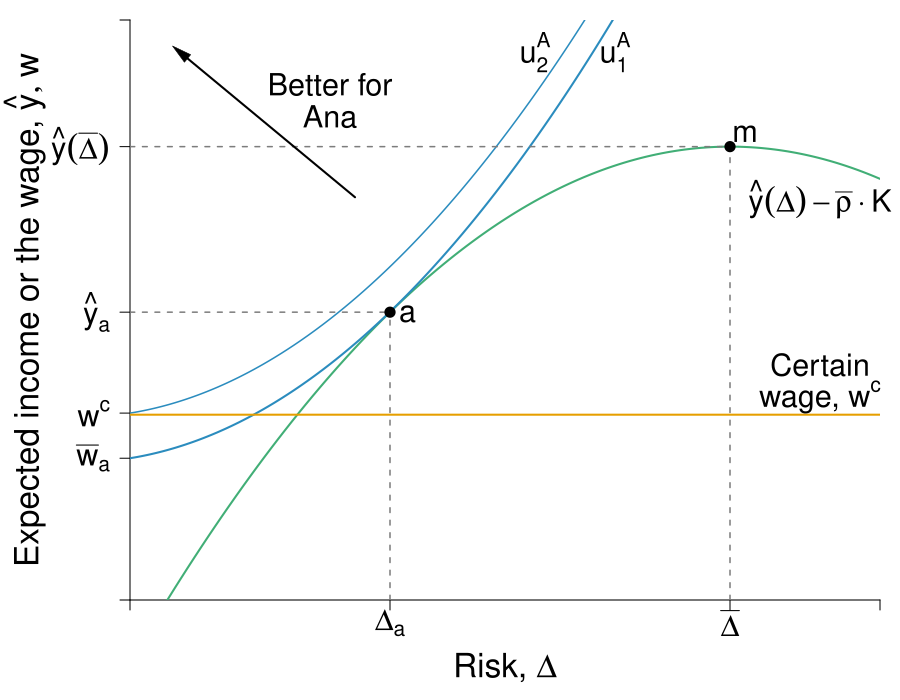

Write R code to recreate this figure.
require(ggplot2)
require(shape)
pdf(file = "capitalism/risk_contrast_a.pdf", width = 9, height = 7)

#Set parameters for graphics
axislabelsize <- 2
labelsize <- 1.8
namesize <- 1.8
annotatesize <- 1.5
graphlinewidth <- 2
segmentlinewidth <- 1.5
a <- c(2, 4, 6)


COL <- c("#7fc97f", "#beaed4", "#fdc086", "#ffff99", "#386cb0", "#f0027f", "#bf5b17", "#666666")
COLA <- c("#e0f3db", "#99d8c9","#66c2a4","#41ae76", "#238b45", "#005824")
COLB <- c("#c6dbef", "#4eb3d3", "#2b8cbe", "#0868ac","#084081")
COLC <- c("#fcfbfd", "#efedf5", "#dadaeb", "#bcbddc", "#9e9ac8", "#807dba", "#6a51a3", "#54278f", "#3f007d")
grays <- gray.colors(25, start = 1, end = 0, alpha = 1)
CBCols <- c("#009E73","#0072B2","#E69F00","#CC79A7", "#F0E442")

par(mar =  c(5, 6.5, 1, 1))
xlims <- c(0, 15)
ylims <- c(0, 18)

riskreturn <- function(g, int1 = 14.07, int2 = 4, coeff = 1/3){
  int1 - (int2 - (coeff)*g)^2
}

uA <- function(y, g, slope = 0.5){
  y + y*g  - slope*g^2
}

indiffA <- function(g, intercept = 3, slope1 = 0.25, slope2 = 0.12){
  intercept  + slope1*g + slope2*g^2
}

indiffA2 <- function(g, intercept = 3, slope1 = 0.25, slope2 = 0.05){
  intercept  + slope1*g + slope2*g^2
}

#Plot command 
plot(0, 0, xlim = xlims, ylim = ylims, 
     type = "n",
     xlab = expression(paste("")),
     ylab = expression(paste("")), 
     axes = FALSE,
     # xlab = expression(paste("Bob's Payoff, ", u^B)),
     # ylab = expression(paste("Alfredo's Payoff, ", u^A)),
     #xaxt = "n", 
     #yaxt = "n", 
     cex.lab = axislabelsize, 
     bty = "n", 
     xaxs="i", 
     yaxs="i"
)


#Customize ticks and labels for the plot
# ticksy <- seq(ylims[1], ylims[2], 3)
# ylabels <- seq(ylims[1], ylims[2], 3)
# ticksx <- seq(xlims[1], xlims[2], 5)
# xlabels <- seq(xlims[1], xlims[2], 5)
ticksx <- c(0, 5.2, 12, xlims[2])
#xlabels <- c(NA, expression(paste(Delta[A])), expression(paste(Delta[B])), NA)
xlabels <- c(NA, expression(paste(Delta[a])), expression(paste( bar(Delta) )), NA)
#ticksy <- c(0, 4.4, 7.15, riskreturn(5.2), riskreturn(7.5), riskreturn(g = 12), ylims[2])
ticksy <- c(0, 4.4, 5.8, riskreturn(5.2), riskreturn(g = 12), ylims[2])
ylabels <- c(NA, expression(paste(bar(w)[a])), expression(paste(w^c )), expression(paste(hat(y)[a])), expression(paste(hat(y)*(bar(Delta)) )), NA)

axis(1, at = ticksx, pos = 0, labels = xlabels, cex.axis = labelsize)
axis(2, at = ticksy, pos = 0, labels = ylabels, las = 1, cex.axis = labelsize)

#Axis labels and draw linear utility function
text(0.5*xlims[2], -2.1, expression(paste("Risk, ", Delta)), xpd = TRUE, cex = axislabelsize) 
text(-2.1, 0.5*ylims[2], expression(paste("Expected income or the wage, ", list(hat(y), w))), xpd = TRUE, cex = axislabelsize, srt = 90) 


npts <- 500 
xx1 <- seq(xlims[1], xlims[2], length.out = npts)
lines(xx1, riskreturn(xx1), col = COLA[4], lwd = graphlinewidth, lty = 1)
lines(xx1, indiffA(xx1, intercept = 4.4), col = COLB[3], lwd = graphlinewidth, lty = 1)
lines(xx1, indiffA(xx1, intercept = 5.8), col = COLB[3], lwd = segmentlinewidth, lty = 1)
#lines(xx1, indiffA(xx1, intercept = 8), col = COLB[3], lwd = graphlinewidth, lty = 1)
#lines(xx1, indiffA2(xx1, intercept = 7.15), col = COLB[5], lwd = graphlinewidth, lty = 1)
#lines(xx1, indiffA2(xx1, intercept = 5.8), col = COLB[5], lwd = segmentlinewidth, lty = 2)

#lines(xx1, indiffA2(xx1, intercept = 10), col = COLB[5], lwd = graphlinewidth, lty = 1)

#Add points a, b, c and c
segments(5.2, 0, 5.2, riskreturn(g = 5.2), lty = 2, col = grays[20], lwd = segmentlinewidth)
segments(0, riskreturn(g = 5.2), 5.2, riskreturn(g = 5.2), lty = 2, col = grays[20], lwd = segmentlinewidth)
points(5.2, riskreturn(g = 5.2), pch = 16, col = "black", cex = 1.5)
text(5.2 + 0.35, riskreturn(g = 5.2) - 0.05, expression(a), cex = labelsize)


# segments(7.5, 0, 7.5, riskreturn(g = 7.5) , lty = 2, col = grays[20], lwd = segmentlinewidth)
# segments(0, riskreturn(g = 7.5) , 7.5, riskreturn(g = 7.5) , lty = 2, col = grays[20], lwd = segmentlinewidth)
# points(7.5, riskreturn(g = 7.5) , pch = 16, col = "black", cex = 1.5)
# text(7.5 + 0.35, riskreturn(g = 7.5) - 0.3, expression(b), cex = labelsize)


segments(12, 0, 12, riskreturn(g = 12) , lty = 2, col = grays[20], lwd = segmentlinewidth)
segments(0, riskreturn(g = 12) , 12, riskreturn(g = 12) , lty = 2, col = grays[20], lwd = segmentlinewidth)
text(12 + 0.3, riskreturn(g = 12) + 0.4, expression(m), cex = labelsize)

points(12, riskreturn(g = 12) , pch = 16, col = "black", cex = 1.5)


#Segment for next best wage offer
segments(0, 5.75, xlims[2], 5.75, lty = 1, col = CBCols[3], lwd = graphlinewidth)
text(13.8, 7.3, expression(paste("Certain")), cex = labelsize)
text(13.8, 6.3, expression(paste("wage, ", w^c)), cex = labelsize)



#Label risk return schedule
text(13.8, riskreturn(g = 14) - 1.2, expression(paste(hat(y)*(Delta) - bar(rho)%.%K) ), cex = labelsize, xpd =  TRUE)

#Label value functions
#text(13.2, 17, expression(u[1]^B), cex = labelsize)
text(8.1, 17, expression(u[2]^A), cex = labelsize)
text(9.7, 17, expression(u[1]^A), cex = labelsize)
#text(8.2, 17, expression(u[2]^A), cex = labelsize)



text(4, 16, expression(paste("Better for")), cex = labelsize)
text(4, 15, expression(paste("Ana")), cex = labelsize)
Arrows(4.5, 12.5, 1, 17,
       col = "black", lty = 1, lwd = 2,
       arr.type = "triangle", xpd = TRUE,
       arr.lwd = 0.5, code = 2)

dev.off()
